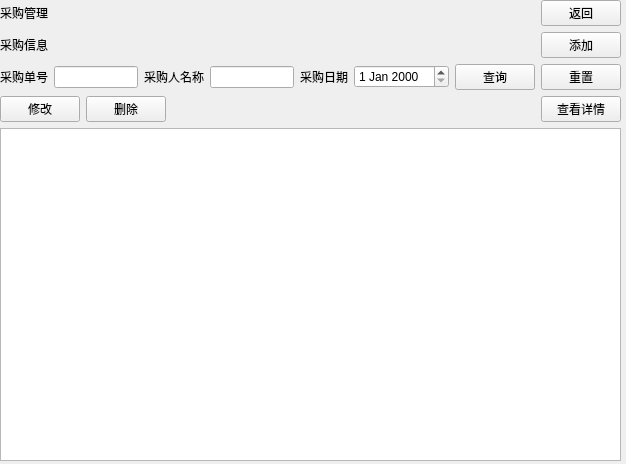
<?xml version="1.0" encoding="UTF-8"?>
<ui version="4.0">
 <class>purchase</class>
 <widget class="QWidget" name="purchase">
  <property name="geometry">
   <rect>
    <x>0</x>
    <y>0</y>
    <width>626</width>
    <height>464</height>
   </rect>
  </property>
  <property name="windowTitle">
   <string>Form</string>
  </property>
  <widget class="QWidget" name="verticalLayoutWidget">
   <property name="geometry">
    <rect>
     <x>0</x>
     <y>0</y>
     <width>621</width>
     <height>461</height>
    </rect>
   </property>
   <layout class="QVBoxLayout" name="verticalLayout">
    <item>
     <layout class="QHBoxLayout" name="horizontalLayout">
      <item>
       <widget class="QLabel" name="label">
        <property name="text">
         <string>采购管理</string>
        </property>
       </widget>
      </item>
      <item>
       <spacer name="horizontalSpacer">
        <property name="orientation">
         <enum>Qt::Horizontal</enum>
        </property>
        <property name="sizeHint" stdset="0">
         <size>
          <width>40</width>
          <height>20</height>
         </size>
        </property>
       </spacer>
      </item>
      <item>
       <widget class="QPushButton" name="btn_back">
        <property name="text">
         <string>返回</string>
        </property>
       </widget>
      </item>
     </layout>
    </item>
    <item>
     <layout class="QHBoxLayout" name="horizontalLayout_2">
      <item>
       <widget class="QLabel" name="label_2">
        <property name="text">
         <string>采购信息</string>
        </property>
       </widget>
      </item>
      <item>
       <spacer name="horizontalSpacer_2">
        <property name="orientation">
         <enum>Qt::Horizontal</enum>
        </property>
        <property name="sizeHint" stdset="0">
         <size>
          <width>40</width>
          <height>20</height>
         </size>
        </property>
       </spacer>
      </item>
      <item>
       <widget class="QPushButton" name="btn_add">
        <property name="text">
         <string>添加</string>
        </property>
       </widget>
      </item>
     </layout>
    </item>
    <item>
     <layout class="QHBoxLayout" name="horizontalLayout_3">
      <item>
       <widget class="QLabel" name="label_3">
        <property name="text">
         <string>采购单号</string>
        </property>
       </widget>
      </item>
      <item>
       <widget class="QLineEdit" name="orderID_input"/>
      </item>
      <item>
       <widget class="QLabel" name="label_4">
        <property name="text">
         <string>采购人名称</string>
        </property>
       </widget>
      </item>
      <item>
       <widget class="QLineEdit" name="userName_input"/>
      </item>
      <item>
       <widget class="QLabel" name="label_5">
        <property name="text">
         <string>采购日期</string>
        </property>
       </widget>
      </item>
      <item>
       <widget class="QDateEdit" name="orderDate"/>
      </item>
      <item>
       <widget class="QPushButton" name="btn_search">
        <property name="text">
         <string>查询</string>
        </property>
       </widget>
      </item>
      <item>
       <widget class="QPushButton" name="btn_reset">
        <property name="text">
         <string>重置</string>
        </property>
       </widget>
      </item>
     </layout>
    </item>
    <item>
     <layout class="QHBoxLayout" name="horizontalLayout_4">
      <item>
       <widget class="QPushButton" name="btn_modify">
        <property name="text">
         <string>修改</string>
        </property>
       </widget>
      </item>
      <item>
       <widget class="QPushButton" name="btn_del">
        <property name="text">
         <string>删除</string>
        </property>
       </widget>
      </item>
      <item>
       <spacer name="horizontalSpacer_3">
        <property name="orientation">
         <enum>Qt::Horizontal</enum>
        </property>
        <property name="sizeHint" stdset="0">
         <size>
          <width>40</width>
          <height>20</height>
         </size>
        </property>
       </spacer>
      </item>
      <item>
       <widget class="QPushButton" name="btn_more">
        <property name="text">
         <string>查看详情</string>
        </property>
       </widget>
      </item>
     </layout>
    </item>
    <item>
     <widget class="QTableView" name="tableView"/>
    </item>
   </layout>
  </widget>
 </widget>
 <resources/>
 <connections/>
</ui>
